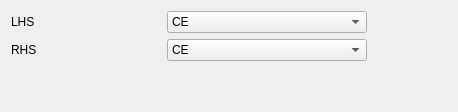
        <widget class="QWidget" name="tab_10">
         <attribute name="title">
          <string>Display</string>
         </attribute>
         <layout class="QHBoxLayout" name="horizontalLayout_13">
          <item>
           <layout class="QGridLayout" name="gridLayout_18">
            <item row="0" column="1">
             <widget class="QComboBox" name="displayLeftCombo">
              <property name="minimumSize">
               <size>
                <width>200</width>
                <height>0</height>
               </size>
              </property>
              <property name="currentText">
               <string>CE</string>
              </property>
              <item>
               <property name="text">
                <string>CE</string>
               </property>
              </item>
              <item>
               <property name="text">
                <string>RE1</string>
               </property>
              </item>
              <item>
               <property name="text">
                <string>RE2</string>
               </property>
              </item>
              <item>
               <property name="text">
                <string>∆RE</string>
               </property>
              </item>
              <item>
               <property name="text">
                <string>∆RE-Bi</string>
               </property>
              </item>
              <item>
               <property name="text">
                <string>I</string>
               </property>
              </item>
              <item>
               <property name="text">
                <string>I-Bi</string>
               </property>
              </item>
              <item>
               <property name="text">
                <string>δ∆RE/δI</string>
               </property>
              </item>
              <item>
               <property name="text">
                <string>δI/δ∆RE</string>
               </property>
              </item>
              <item>
               <property name="text">
                <string>POL</string>
               </property>
              </item>
              <item>
               <property name="text">
                <string>∑POL</string>
               </property>
              </item>
              <item>
               <property name="text">
                <string>DVM I/P</string>
               </property>
              </item>
              <item>
               <property name="text">
                <string>TIME</string>
               </property>
              </item>
              <item>
               <property name="text">
                <string> (blank)</string>
               </property>
              </item>
             </widget>
            </item>
            <item row="0" column="0">
             <widget class="QLabel" name="labelResource_77">
              <property name="minimumSize">
               <size>
                <width>150</width>
                <height>0</height>
               </size>
              </property>
              <property name="text">
               <string>LHS</string>
              </property>
             </widget>
            </item>
            <item row="1" column="1">
             <widget class="QComboBox" name="displayRightCombo">
              <property name="minimumSize">
               <size>
                <width>200</width>
                <height>0</height>
               </size>
              </property>
              <property name="currentText">
               <string>CE</string>
              </property>
              <item>
               <property name="text">
                <string>CE</string>
               </property>
              </item>
              <item>
               <property name="text">
                <string>RE1</string>
               </property>
              </item>
              <item>
               <property name="text">
                <string>RE2</string>
               </property>
              </item>
              <item>
               <property name="text">
                <string>∆RE</string>
               </property>
              </item>
              <item>
               <property name="text">
                <string>∆RE-Bi</string>
               </property>
              </item>
              <item>
               <property name="text">
                <string>I</string>
               </property>
              </item>
              <item>
               <property name="text">
                <string>I-Bi</string>
               </property>
              </item>
              <item>
               <property name="text">
                <string>δ∆RE/δI</string>
               </property>
              </item>
              <item>
               <property name="text">
                <string>δI/δ∆RE</string>
               </property>
              </item>
              <item>
               <property name="text">
                <string>POL</string>
               </property>
              </item>
              <item>
               <property name="text">
                <string>∑POL</string>
               </property>
              </item>
              <item>
               <property name="text">
                <string>DVM I/P</string>
               </property>
              </item>
              <item>
               <property name="text">
                <string>TIME</string>
               </property>
              </item>
              <item>
               <property name="text">
                <string> (blank)</string>
               </property>
              </item>
             </widget>
            </item>
            <item row="1" column="0">
             <widget class="QLabel" name="labelResource_76">
              <property name="minimumSize">
               <size>
                <width>150</width>
                <height>0</height>
               </size>
              </property>
              <property name="text">
               <string>RHS</string>
              </property>
             </widget>
            </item>
            <item row="5" column="1">
             <spacer name="verticalSpacer_15">
              <property name="sizeHint" stdset="0">
               <size>
                <width>20</width>
                <height>40</height>
               </size>
              </property>
             </spacer>
            </item>
            <item row="5" column="2">
             <spacer name="horizontalSpacer_11">
              <property name="sizeHint" stdset="0">
               <size>
                <width>40</width>
                <height>20</height>
               </size>
              </property>
             </spacer>
            </item>
           </layout>
          </item>
          <item>
           <spacer name="horizontalSpacer_14">
            <property name="orientation">
             <enum>Qt::Horizontal</enum>
            </property>
            <property name="sizeHint" stdset="0">
             <size>
              <width>40</width>
              <height>20</height>
             </size>
            </property>
           </spacer>
          </item>
         </layout>
        </widget>
